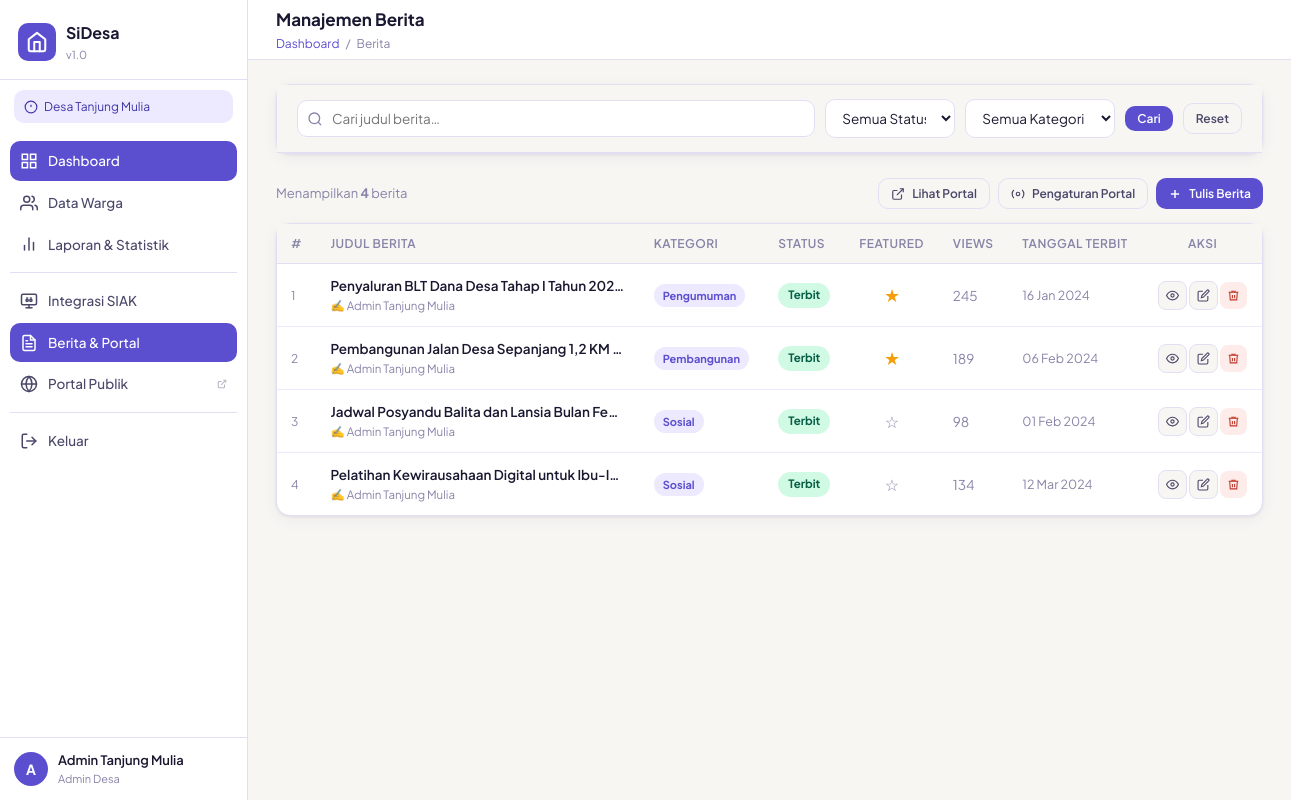
Page /modules/berita/index.php (signed in) on the committed database.
### tables this page shows
CREATE TABLE IF NOT EXISTS desa (
    id              INT UNSIGNED AUTO_INCREMENT PRIMARY KEY,
    kode_desa       VARCHAR(20)  NOT NULL UNIQUE COMMENT 'Kode unik desa misal: DSA-001',
    nama_desa       VARCHAR(100) NOT NULL,
    kecamatan       VARCHAR(100) NOT NULL,
    kabupaten       VARCHAR(100) NOT NULL,
    provinsi        VARCHAR(100) NOT NULL DEFAULT 'Sumatera Utara',
    kode_pos        VARCHAR(10),
    kepala_desa     VARCHAR(100),
    luas_wilayah    DECIMAL(10,2) COMMENT 'Dalam hektar',
    latitude        DECIMAL(10,8),
    longitude       DECIMAL(11,8),
    deskripsi       TEXT,
    aktif           TINYINT(1) NOT NULL DEFAULT 1,
    created_at      TIMESTAMP NOT NULL DEFAULT CURRENT_TIMESTAMP,
    updated_at      TIMESTAMP NOT NULL DEFAULT CURRENT_TIMESTAMP ON UPDATE CURRENT_TIMESTAMP,
    INDEX idx_kecamatan (kecamatan),
    INDEX idx_aktif (aktif)
);

CREATE TABLE IF NOT EXISTS berita (
    id              INT UNSIGNED AUTO_INCREMENT PRIMARY KEY,
    id_desa         INT UNSIGNED NOT NULL,
    id_penulis      INT UNSIGNED COMMENT 'FK ke pengguna',
    judul           VARCHAR(300) NOT NULL,
    slug            VARCHAR(320) NOT NULL COMMENT 'URL-friendly judul, unik per desa',
    ringkasan       VARCHAR(500) DEFAULT NULL COMMENT 'Cuplikan singkat untuk kartu berita',
    isi             LONGTEXT NOT NULL COMMENT 'Konten penuh berita (bisa HTML sederhana)',
    foto_utama      VARCHAR(255) DEFAULT NULL COMMENT 'Nama file foto di /uploads/berita/',
    kategori        ENUM('berita','pengumuman','agenda','pembangunan','sosial','lainnya') NOT NULL DEFAULT 'berita',
    status          ENUM('draft','terbit','arsip') NOT NULL DEFAULT 'draft',
    tampil_di_depan TINYINT(1) NOT NULL DEFAULT 0 COMMENT '1 = tampil di slider/featured portal',
    views           INT UNSIGNED NOT NULL DEFAULT 0,
    tgl_terbit      DATETIME DEFAULT NULL COMMENT 'Waktu resmi tayang (bisa dijadwalkan)',
    created_at      TIMESTAMP NOT NULL DEFAULT CURRENT_TIMESTAMP,
    updated_at      TIMESTAMP NOT NULL DEFAULT CURRENT_TIMESTAMP ON UPDATE CURRENT_TIMESTAMP,
    UNIQUE KEY uq_slug_desa (id_desa, slug),
    FOREIGN KEY (id_desa)    REFERENCES desa(id)     ON DELETE CASCADE,
    FOREIGN KEY (id_penulis) REFERENCES pengguna(id) ON DELETE SET NULL,
    INDEX idx_status    (status),
    INDEX idx_kategori  (kategori),
    INDEX idx_desa_terbit (id_desa, tgl_terbit)
);

CREATE TABLE IF NOT EXISTS pengguna (
    id              INT UNSIGNED AUTO_INCREMENT PRIMARY KEY,
    id_desa         INT UNSIGNED COMMENT 'NULL = admin pusat (akses semua desa)',
    username        VARCHAR(50) NOT NULL UNIQUE,
    password        VARCHAR(255) NOT NULL COMMENT 'bcrypt hash',
    nama_lengkap    VARCHAR(150) NOT NULL,
    email           VARCHAR(150),
    peran           ENUM('superadmin','admin_desa','operator') NOT NULL DEFAULT 'operator',
    aktif           TINYINT(1) NOT NULL DEFAULT 1,
    last_login      TIMESTAMP NULL,
    created_at      TIMESTAMP NOT NULL DEFAULT CURRENT_TIMESTAMP,
    FOREIGN KEY (id_desa) REFERENCES desa(id) ON DELETE SET NULL ON UPDATE CASCADE
);

### modules/berita/index.php (the view, shortened to what the rows shown need)
<?php
require_once __DIR__ . '/../../includes/auth.php';
$db     = getDB();
$idDesa = getIdDesaAktif();
$page    = max(1, (int)($_GET['page'] ?? 1));
$perPage = 15;
$clauses = [];
$params  = [];
if (!isSuperadmin()) {
    $clauses[] = "b.id_desa = ?";
    $params[]  = $idDesa;
} elseif ($idDesa) {
    $clauses[] = "b.id_desa = ?";
    $params[]  = $idDesa;
}
$whereStr = $clauses ? "WHERE " . implode(" AND ", $clauses) : "";
$stmtTotal = $db->prepare("SELECT COUNT(*) FROM berita b $whereStr");
$stmtTotal->execute($params);
$total    = (int) $stmtTotal->fetchColumn();
$totalPage = max(1, ceil($total / $perPage));
$page      = min($page, $totalPage);
$offset    = ($page - 1) * $perPage;
$stmt = $db->prepare("SELECT b.*, d.nama_desa, p.nama_lengkap AS penulis
    FROM berita b
    JOIN desa d ON b.id_desa = d.id
    LEFT JOIN pengguna p ON b.id_penulis = p.id
    $whereStr
    ORDER BY b.created_at DESC
    LIMIT $perPage OFFSET $offset");
$stmt->execute($params);
$beritaList = $stmt->fetchAll();
$badgeWarna = [
    'draft'   => 'background:#f1f5f9;color:#64748b',
    'terbit'  => 'background:#d1fae5;color:#065f46',
    'arsip'   => 'background:#fef3c7;color:#92400e',
];
$labelKat = ['berita'=>'Berita','pengumuman'=>'Pengumuman','agenda'=>'Agenda','pembangunan'=>'Pembangunan','sosial'=>'Sosial','lainnya'=>'Lainnya'];
$pageTitle      = 'Manajemen Berita';
require_once __DIR__ . '/../../includes/header.php';
?>
<div class="card">
    <div class="table-wrap">
        <table class="dt" id="tblBerita">
            <thead>
                <tr>
                    <th>#</th>
                    <th>Judul Berita</th>
                    <th>Kategori</th>
                    <th>Status</th>
                    <th>Featured</th>
                    <th class="num">Views</th>
                    <th>Tanggal Terbit</th>
                    <th style="text-align:center">Aksi</th>
                </tr>
            </thead>
            <tbody>
            <?php if (empty($beritaList)): ?>
            <tr>
                <td colspan="9">
                    <div class="empty-state">
                        <svg width="48" height="48" viewBox="0 0 24 24" fill="none" stroke="currentColor" stroke-width="1.2"><path d="M14 2H6a2 2 0 00-2 2v16a2 2 0 002 2h12a2 2 0 002-2V8z"/><polyline points="14 2 14 8 20 8"/></svg>
                        <p>Belum ada berita. Klik <strong>Tulis Berita</strong> untuk memulai.</p>
                    </div>
                </td>
            </tr>
            <?php else: ?>
            <?php foreach ($beritaList as $i => $b): ?>
            <tr>
                <td class="text-muted" style="font-size:12px"><?= $offset + $i + 1 ?></td>
                <td style="max-width:320px">
                    <div style="font-weight:600;color:var(--text-1);white-space:nowrap;overflow:hidden;text-overflow:ellipsis;max-width:300px"><?= e($b['judul']) ?></div>
                    <?php if ($b['penulis']): ?>
                    <div style="font-size:11.5px;color:var(--text-3)">✍️ <?= e($b['penulis']) ?></div>
                    <?php endif; ?>
                </td>
                <td>
                    <span style="display:inline-block;padding:3px 9px;border-radius:999px;font-size:11px;font-weight:700;background:var(--brand-light);color:var(--brand)">
                        <?= e($labelKat[$b['kategori']] ?? $b['kategori']) ?>
                    </span>
                </td>
                <td>
                    <span style="display:inline-block;padding:3px 10px;border-radius:999px;font-size:11.5px;font-weight:700;<?= $badgeWarna[$b['status']] ?? '' ?>">
                        <?= ucfirst($b['status']) ?>
                    </span>
                </td>
                <td style="text-align:center">
                    <?php if ($b['tampil_di_depan']): ?>
                    <span title="Tampil di halaman depan portal" style="color:#f59e0b;font-size:18px">★</span>
                    <?php else: ?>
                    <span style="color:var(--text-3);font-size:16px">☆</span>
                    <?php endif; ?>
                </td>
                <td class="num text-muted"><?= number_format($b['views']) ?></td>
                <td style="font-size:12.5px;color:var(--text-3)">
                    <?= $b['tgl_terbit'] ? formatTanggal($b['tgl_terbit'], 'd M Y') : '<span style="color:#aaa">Belum dijadwalkan</span>' ?>
                </td>
                <td style="text-align:center;white-space:nowrap">
                    <a href="<?= APP_URL ?>/portal.php?id=<?= $b['id_desa'] ?>&berita=<?= e($b['slug']) ?>" target="_blank" class="btn btn-secondary btn-sm btn-icon" title="Lihat di Portal">
                        <svg width="13" height="13" viewBox="0 0 24 24" fill="none" stroke="currentColor" stroke-width="2"><path d="M1 12s4-8 11-8 11 8 11 8-4 8-11 8-11-8-11-8z"/><circle cx="12" cy="12" r="3"/></svg>
                    </a>
                    <a href="form.php?id=<?= $b['id'] ?>" class="btn btn-secondary btn-sm btn-icon" title="Edit">
                        <svg width="13" height="13" viewBox="0 0 24 24" fill="none" stroke="currentColor" stroke-width="2"><path d="M11 4H4a2 2 0 00-2 2v14a2 2 0 002 2h14a2 2 0 002-2v-7"/><path d="M18.5 2.5a2.121 2.121 0 013 3L12 15l-4 1 1-4 9.5-9.5z"/></svg>
                    </a>
                    <a href="hapus.php?id=<?= $b['id'] ?>" class="btn btn-danger btn-sm btn-icon" title="Hapus"
                       onclick="return konfirmasiHapus('<?= e(addslashes($b['judul'])) ?>')">
                        <svg width="13" height="13" viewBox="0 0 24 24" fill="none" stroke="currentColor" stroke-width="2"><polyline points="3 6 5 6 21 6"/><path d="M19 6l-1 14H6L5 6"/><path d="M10 11v6"/><path d="M14 11v6"/><path d="M9 6V4h6v2"/></svg>
                    </a>
                </td>
            </tr>
            <?php endforeach; ?>
            <?php endif; ?>
            </tbody>
        </table>
    </div>
</div>
<?php require_once __DIR__ . '/../../includes/footer.php'; ?>

### includes/header.php (shortened to what the rows shown need)
<!DOCTYPE html>
<html lang="id">
<head>
    <link rel="stylesheet" href="<?= APP_URL ?>/assets/css/style.css">
</head>
<body>
<aside class="sidebar" id="sidebar">
    <div class="sidebar-brand">
        <div class="brand-icon">
        </div>
        <div>
        </div>
    </div>
    <?php if (isSuperadmin()): ?>
    <div class="sidebar-desa-picker">
        <form method="POST" action="<?= APP_URL ?>/index.php">
            <input type="hidden" name="action" value="set_filter_desa">
            <select name="filter_desa" onchange="this.form.submit()" class="desa-select">
                <option value="">— Semua Desa —</option>
                <?php
                $desas = getDB()->query("SELECT id, nama_desa FROM desa WHERE aktif=1 ORDER BY nama_desa")->fetchAll();
                foreach ($desas as $d):
                    $sel = ($_SESSION['filter_desa'] ?? '') == $d['id'] ? 'selected' : '';
                ?>
                <option value="<?= $d['id'] ?>" <?= $sel ?>><?= e($d['nama_desa']) ?></option>
                <?php endforeach; ?>
            </select>
        </form>
    </div>
    <?php else: ?>
    <div class="sidebar-desa-label">
        <?php
        $namaDesa = getDB()->prepare("SELECT nama_desa FROM desa WHERE id=?");
        $namaDesa->execute([$_SESSION['id_desa']]);
        $nd = $namaDesa->fetchColumn();
        ?>
        <svg width="14" height="14" viewBox="0 0 24 24" fill="none" stroke="currentColor" stroke-width="2"><circle cx="12" cy="12" r="10"/><line x1="12" y1="8" x2="12" y2="12"/><line x1="12" y1="16" x2="12.01" y2="16"/></svg>
        <?= e($nd ?: 'Desa Anda') ?>
    </div>
    <?php endif; ?>
    <nav class="sidebar-nav">
        <a href="<?= APP_URL ?>/index.php"           class="nav-item <?= (basename($_SERVER['PHP_SELF']) === 'index.php' ? 'active' : '') ?>">
        </a>
        <a href="<?= APP_URL ?>/modules/warga/index.php" class="nav-item <?= (strpos($_SERVER['PHP_SELF'], '/warga/') !== false ? 'active' : '') ?>">
        </a>
        <a href="<?= APP_URL ?>/modules/laporan/index.php" class="nav-item <?= (strpos($_SERVER['PHP_SELF'], '/laporan/') !== false ? 'active' : '') ?>">
        </a>
        <div class="nav-divider"></div>
        <a href="<?= APP_URL ?>/modules/siak/index.php" class="nav-item <?= (strpos($_SERVER['PHP_SELF'], '/siak/') !== false ? 'active' : '') ?>">
        </a>
        <a href="<?= APP_URL ?>/modules/berita/index.php" class="nav-item <?= (strpos($_SERVER['PHP_SELF'], '/berita/') !== false ? 'active' : '') ?>">
        </a>
        <?php
        $_pid = getIdDesaAktif();
        ?>
        <a href="<?= APP_URL ?>/portal.php<?= $_pid ? '?id='.$_pid : '' ?>" target="_blank" class="nav-item">
        </a>
        <div class="nav-divider"></div>
        <a href="<?= APP_URL ?>/logout.php" class="nav-item nav-item-danger">
        </a>
    </nav>
    <div class="sidebar-footer">
        <div class="user-badge">
        </div>
    </div>
</aside>
<main class="main-content">
    <header class="top-bar">
        <div class="page-title-wrap">
            <h1 class="page-title"><?= e($pageTitle ?? 'Dashboard') ?></h1>
        </div>
    </header>
    <div class="content-wrap">

### rows in the picture
desa: nama_desa "Desa Tanjung Mulia"
berita: i "1", judul "Penyaluran BLT Dana Desa Tahap I Tahun 202…", id_penulis.nama_lengkap "Admin Tanjung Mulia", kategori "Pengumuman", status "Terbit", views "245", tgl_terbit "16 Jan 2024"
berita: i "2", judul "Pembangunan Jalan Desa Sepanjang 1,2 KM…", id_penulis.nama_lengkap "Admin Tanjung Mulia", kategori "Pembangunan", status "Terbit", views "189", tgl_terbit "06 Feb 2024"
berita: i "3", judul "Jadwal Posyandu Balita dan Lansia Bulan Fe…", id_penulis.nama_lengkap "Admin Tanjung Mulia", kategori "Sosial", status "Terbit", views "98", tgl_terbit "01 Feb 2024"
berita: i "4", judul "Pelatihan Kewirausahaan Digital untuk Ibu-I…", id_penulis.nama_lengkap "Admin Tanjung Mulia", kategori "Sosial", status "Terbit", views "134", tgl_terbit "12 Mar 2024"

### other values in the picture
substr($_SESSION['nama_lengkap'] ?? 'U', 0, 1) "A"
$_SESSION['nama_lengkap'] "Admin Tanjung Mulia"
str_replace('_', ' ', $_SESSION['peran'] ?? '') "Admin Desa"
$pageTitle "Manajemen Berita"
$label "Dashboard"
$label "Berita"
$total "4"
